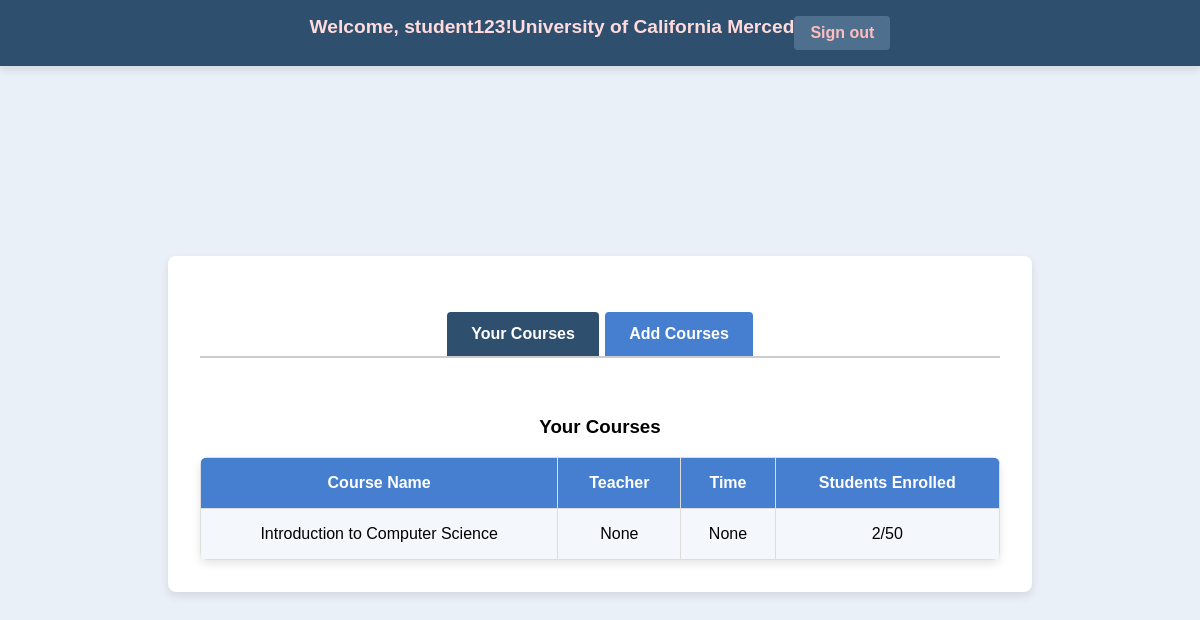
Page /student/courses (signed in) on the earlier database version.
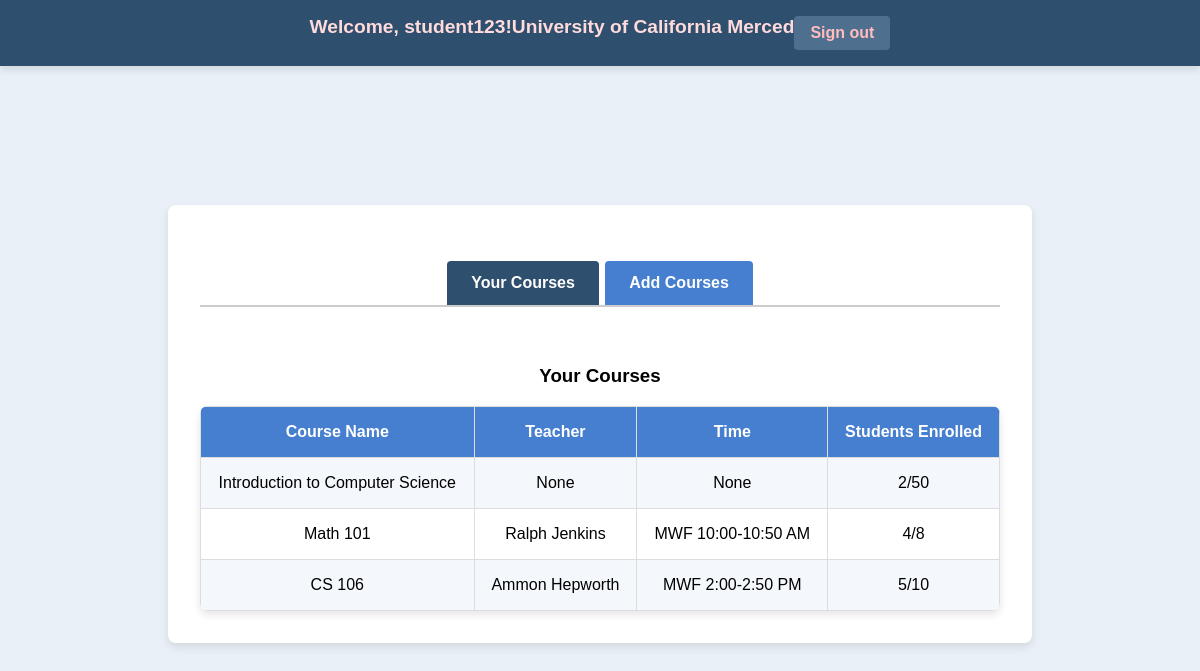
Same page on the later database version.
### app.py (models this page shows)
class Course(db.Model):
    id = db.Column(db.Integer, primary_key=True)
    course_code = db.Column(db.String(10), unique=True, nullable=False)
    course_name = db.Column(db.String(100), nullable=False)
    capacity = db.Column(db.Integer, nullable=False)
    teacher = db.Column(db.String(100), nullable=True)
    time = db.Column(db.String(50), nullable=True)
    enrolled_count = db.Column(db.Integer, default=0)

### app.py (the view)
@app.route('/student/courses')
@login_required
def student_courses():
    if current_user.role != 'student':
        flash("Access denied: Only students can view this page.", "danger")
        return redirect(url_for('login'))  # Redirect to login if not a student
    courses = Course.query.all()
    enrolled_course_ids = [enrollment.course_id for enrollment in Enrollment.query.filter_by(user_id=current_user.id).all()]
    return render_template('student_courses.html', courses=courses, enrolled_course_ids=enrolled_course_ids)

### app.py (called while the page is built)
@login_manager.user_loader
def load_user(user_id):
    return User.query.get(int(user_id))

### templates/student_courses.html (shortened to what this page needs)
<!DOCTYPE html>
<html lang="en">
<head>
    <link rel="stylesheet" href="{{ url_for('static', filename='styles.css') }}">
</head>
<body>
    <div class="header">
        <h1>Welcome, {{ current_user.username }}!</h1>
        <h2>University of California Merced</h2>
        {% if current_user.role == 'student' %}
            <a href="{{ url_for('student_logout') }}" class="sign-out">Sign out</a>
        {% elif current_user.role == 'teacher' %}
            <a href="{{ url_for('teacher_logout') }}" class="sign-out">Sign out</a>
        {% endif %}
    </div>
    <div class="container">
        <div class="tabs">
            <a href="#your-courses" class="tab-button active">Your Courses</a>
            <a href="#add-courses" class="tab-button">Add Courses</a>
        </div>
        <div id="your-courses" class="tab-content active">
            <h3>Your Courses</h3>
            <table>
                <tr>
                    <th>Course Name</th>
                    <th>Teacher</th>
                    <th>Time</th>
                    <th>Students Enrolled</th>
                </tr>
                {% for course in courses %}
                    {% if course.id in enrolled_course_ids %}
                        <tr>
                            <td>{{ course.course_name }}</td>
                            <td>{{ course.teacher }}</td>
                            <td>{{ course.time }}</td>
                            <td>{{ course.enrolled_count }}/{{ course.capacity }}</td>
                        </tr>
                    {% endif %}
                {% endfor %}
            </table>
        </div>
    </div>
</body>
</html>

Differences in the rows shown:
added Course: course_name "Math 101", teacher "Ralph Jenkins", time "MWF 10:00-10:50 AM", enrolled_count "4", capacity "8"
added Course: course_name "CS 106", teacher "Ammon Hepworth", time "MWF 2:00-2:50 PM", enrolled_count "5", capacity "10"
